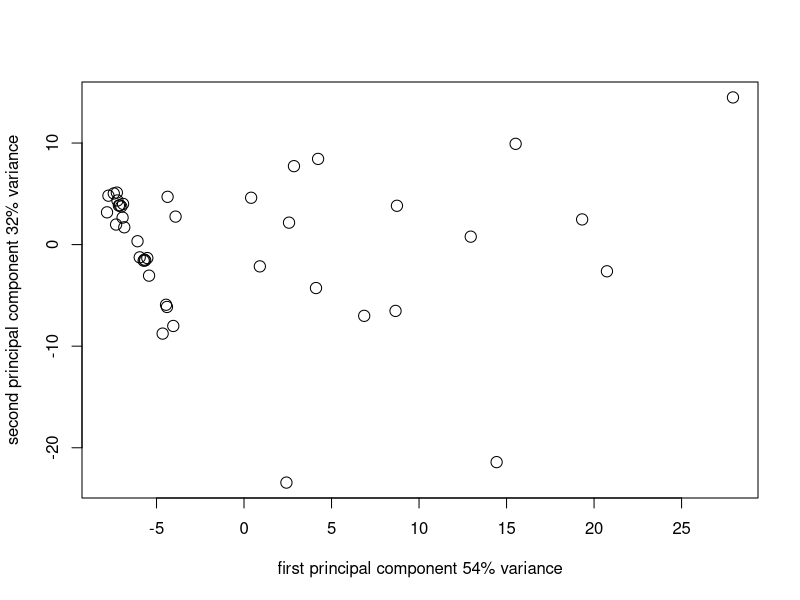
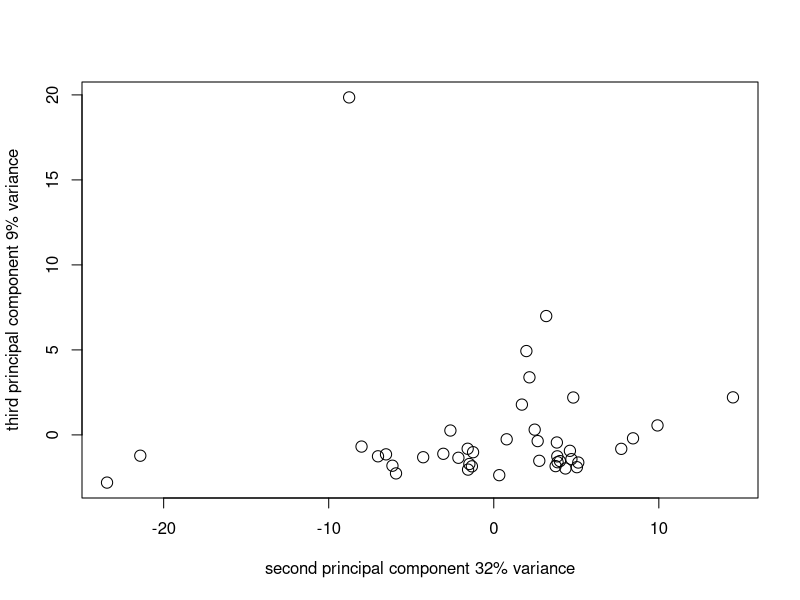
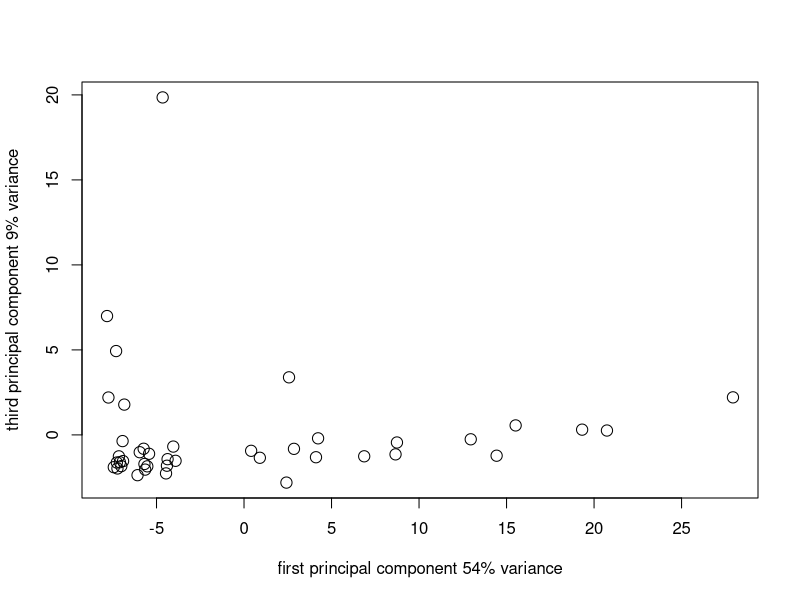
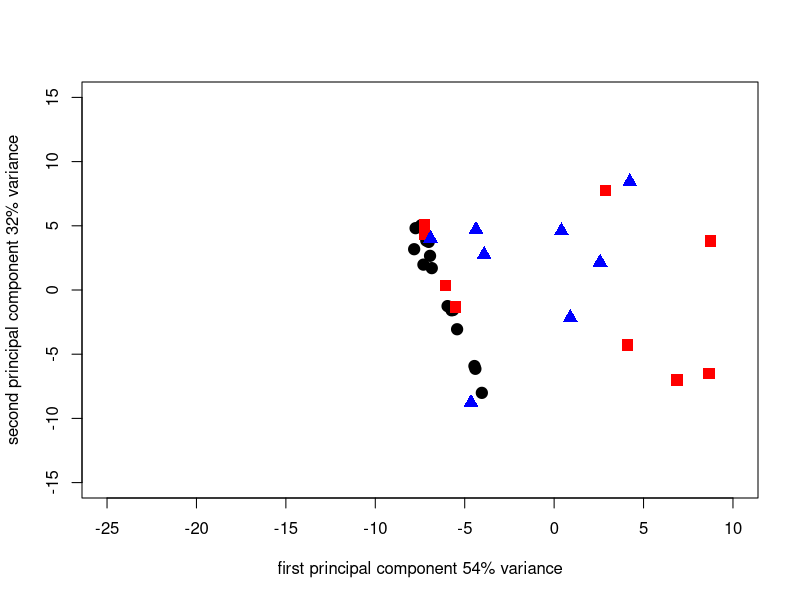
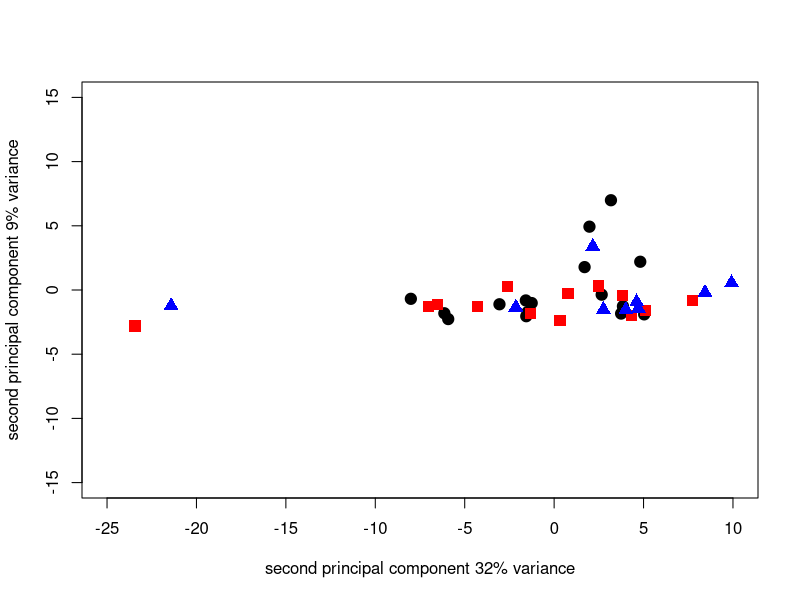
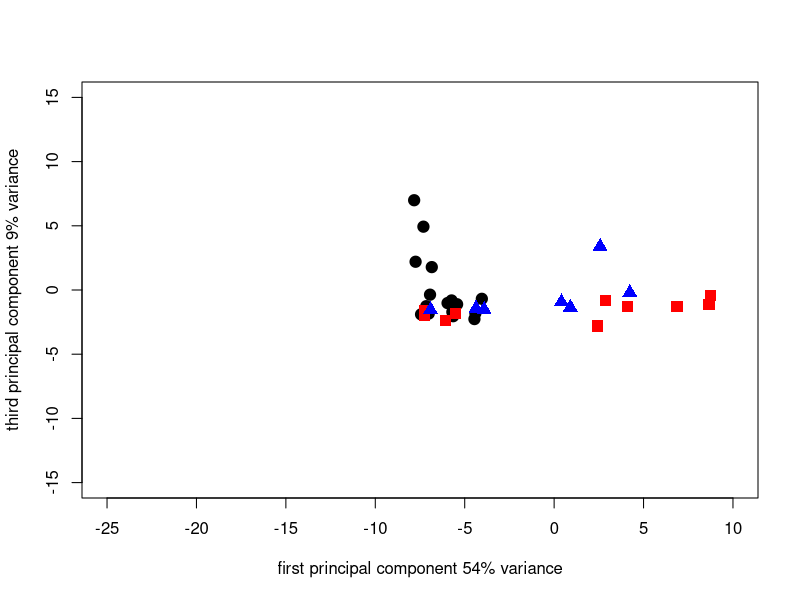
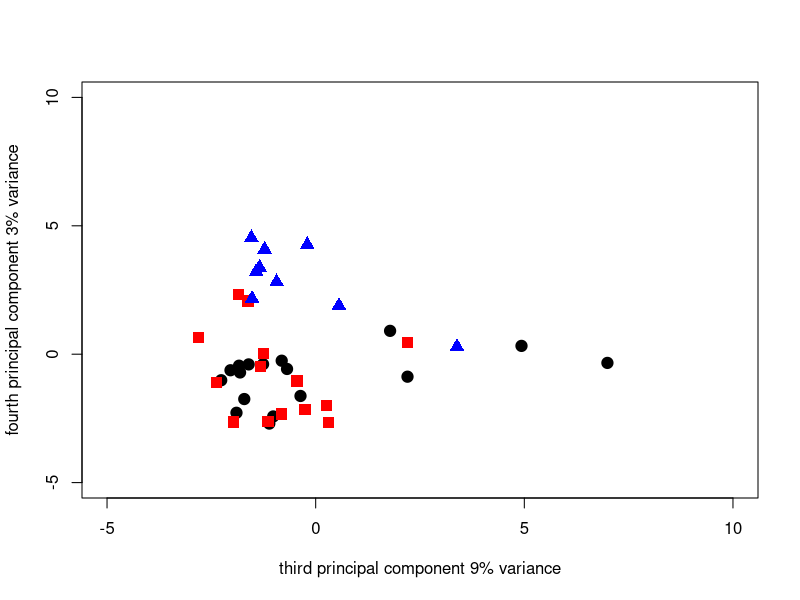
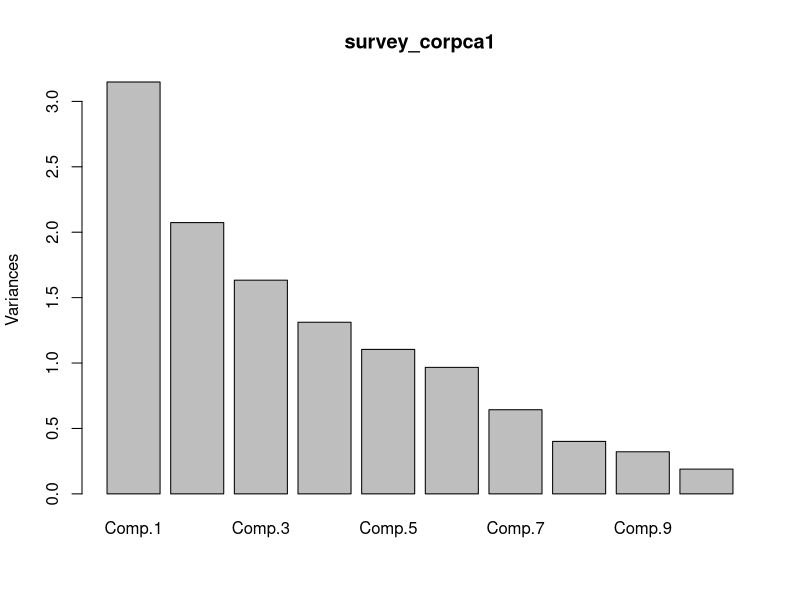

Reproduce these figures in R, in order.
## ---- chunk 1
PCA1_data <- read.csv("data/PCA1_Survey.csv", head = TRUE)
head(PCA1_data)
survey_pca1 <- princomp(PCA1_data[3:17])
summary_pca1 <- summary(survey_pca1)
summary_pca1
loadings_pca1 <- survey_pca1$loadings
loadings_pca1
## ---- chunk 2
pca1_plot2_1 <- plot(
  survey_pca1$scores[, 1],
  survey_pca1$scores[, 2],
  cex = 1.5,
  xlab = "first principal component 54% variance",
  ylab = "second principal component 32% variance"
)

pca1_plot3_2 <- plot(
  survey_pca1$scores[, 2],
  survey_pca1$scores[, 3],
  cex = 1.5,
  xlab = "second principal component 32% variance",
  ylab = "third principal component 9% variance"
)

pca1_plot2_1 <- plot(
  survey_pca1$scores[, 1],
  survey_pca1$scores[, 3],
  cex = 1.5,
  xlab = "first principal component 54% variance",
  ylab = "third principal component 9% variance"
)

pca1_plot2_1N <- plot(
  survey_pca1$scores[1:17, 1],
  survey_pca1$scores[1:17, 2],
  cex = 1.5,
  pch = 19,
  xlab = "first principal component 54% variance",
  ylab = "second principal component 32% variance",
  xlim = c(-25, 10),
  ylim = c(-15, 15)
)
points(
  survey_pca1$scores[18:31, 1],
  survey_pca1$scores[18:31, 2],
  cex = 1.5,
  pch = 15,
  col = "red"
)
points(
  survey_pca1$scores[32:41, 1],
  survey_pca1$scores[32:41, 2],
  cex = 1.5,
  pch = 17,
  col = "blue"
)

pca1_plot2_1N <- plot(
  survey_pca1$scores[1:17, 2],
  survey_pca1$scores[1:17, 3],
  cex = 1.5,
  pch = 19,
  xlab = "second principal component 32% variance",
  ylab = "second principal component 9% variance",
  xlim = c(-25, 10),
  ylim = c(-15, 15)
)
points(
  survey_pca1$scores[18:31, 2],
  survey_pca1$scores[18:31, 3],
  cex = 1.5,
  pch = 15,
  col = "red"
)
points(
  survey_pca1$scores[32:41, 2],
  survey_pca1$scores[32:41, 3],
  cex = 1.5,
  pch = 17,
  col = "blue"
)

pca1_plot2_1N <- plot(
  survey_pca1$scores[1:17, 1],
  survey_pca1$scores[1:17, 3],
  cex = 1.5,
  pch = 19,
  xlab = "first principal component 54% variance",
  ylab = "third principal component 9% variance",
  xlim = c(-25, 10),
  ylim = c(-15, 15)
)
points(
  survey_pca1$scores[18:31, 1],
  survey_pca1$scores[18:31, 3],
  cex = 1.5,
  pch = 15,
  col = "red"
)
points(
  survey_pca1$scores[32:41, 1],
  survey_pca1$scores[32:41, 3],
  cex = 1.5,
  pch = 17,
  col = "blue"
)
## ---- chunk 3
pca1_plot2_1N <- plot(
  survey_pca1$scores[1:17, 3],
  survey_pca1$scores[1:17, 4],
  cex = 1.5,
  pch = 19,
  xlab = "third principal component 9% variance",
  ylab = "fourth principal component 3% variance",
  xlim = c(-5, 10),
  ylim = c(-5, 10)
)
points(
  survey_pca1$scores[18:31, 3],
  survey_pca1$scores[18:31, 4],
  cex = 1.5,
  pch = 15,
  col = "red"
)
points(
  survey_pca1$scores[32:41, 3],
  survey_pca1$scores[32:41, 4],
  cex = 1.5,
  pch = 17,
  col = "blue"
)
## ---- chunk 4
PCA1_cordata <- PCA1_data[c(-7, -8, -9)]
head(PCA1_cordata)
survey_corpca1 <- princomp(PCA1_cordata[3:14], cor = TRUE)
summary_corpca1 <- summary(survey_corpca1)
summary_corpca1
corpca1_scree <- plot(survey_corpca1)
loadings_corpca1 <- survey_corpca1$loadings
loadings_corpca1
corpca1_plot2_1 <- plot(
  survey_corpca1$scores[, 1],
  survey_corpca1$scores[, 2],
  cex = 1.5,
  xlab = "first principal component 26% variance",
  ylab = "second principal component 17% variance"
)

corpca1_plot3_2 <- plot(
  survey_corpca1$scores[, 2],
  survey_corpca1$scores[, 3],
  cex = 1.5,
  xlab = "second principal component 17% variance",
  ylab = "third principal component 14% variance"
)



pca1_plot2_1N <- plot(
  survey_corpca1$scores[1:17, 1],
  survey_corpca1$scores[1:17, 2],
  cex = 1.5,
  pch = 19,
  xlab = "first principal component 26% variance",
  ylab = "second principal component 17% variance",
  xlim = c(-4, 6),
  ylim = c(-3, 4)
)
points(
  survey_corpca1$scores[18:31, 1],
  survey_corpca1$scores[18:31, 2],
  cex = 1.5,
  pch = 15,
  col = "red"
)
points(
  survey_corpca1$scores[32:41, 1],
  survey_corpca1$scores[32:41, 2],
  cex = 1.5,
  pch = 17,
  col = "blue"
)

pca1_plot2_1N <- plot(
  survey_corpca1$scores[1:17, 2],
  survey_corpca1$scores[1:17, 3],
  cex = 1.5,
  pch = 19,
  xlab = "second principal component 17% variance",
  ylab = "third principal component 14% variance",
  xlim = c(-3, 4),
  ylim = c(-4, 4)
)
points(
  survey_corpca1$scores[18:31, 2],
  survey_corpca1$scores[18:31, 3],
  cex = 1.5,
  pch = 15,
  col = "red"
)
points(
  survey_corpca1$scores[32:41, 2],
  survey_corpca1$scores[32:41, 3],
  cex = 1.5,
  pch = 17,
  col = "blue"
)
## ---- chunk 5
pca1_plot2_1N <- plot(
  survey_corpca1$scores[1:17, 2],
  survey_corpca1$scores[1:17, 1],
  cex = 1.5,
  pch = 19,
  xlab = "second principal component 17% variance",
  ylab = "first principal component 26% variance",
  xlim = c(-3, 4),
  ylim = c(-4, 6)
)
points(
  survey_corpca1$scores[18:31, 2],
  survey_corpca1$scores[18:31, 1],
  cex = 1.5,
  pch = 15,
  col = "red"
)
points(
  survey_corpca1$scores[32:41, 2],
  survey_corpca1$scores[32:41, 1],
  cex = 1.5,
  pch = 17,
  col = "blue"
)
## ---- chunk 6
corpca1_bplot <- biplot(survey_corpca1, col = c("black", "blue"))
## ---- chunk 7
Alt_nopen_data <- read.csv("data/Alternaria_nopen.csv", head = FALSE)
Altspp <- c("alternata",
            "brassicae",
            "brassicicola",
            "infectoria",
            "raphani",
            "solani")
host <- c("Bnapus", "Papaver", "Lycopersicon", "Triticum")
rownames(Alt_nopen_data) <- Altspp
colnames(Alt_nopen_data) <- host
Alt_pen_data <- 100 - Alt_nopen_data
Alt_pen_PCA <- princomp(Alt_pen_data, cor = FALSE)
summary(Alt_pen_PCA)
Alt_pen_bplt <- biplot(Alt_pen_PCA, pc.biplot = TRUE)
## ---- chunk 8
Alt_infect_data <- read.csv("data/Alternaria_pen.csv", head = FALSE)
rownames(Alt_infect_data) <- Altspp
colnames(Alt_infect_data) <- host
Alt_infect_PCA <- princomp(Alt_infect_data, cor = FALSE)
summary(Alt_infect_PCA)
Alt_infect_bplt <- biplot(Alt_infect_PCA, pc.biplot = TRUE)
Alt_pen_PCA$loadings
Alt_infect_PCA$loadings
